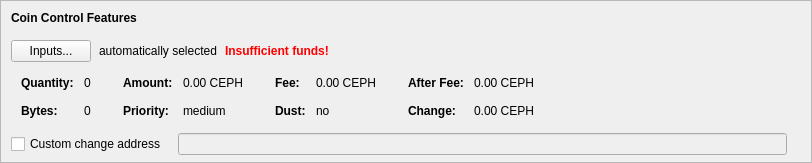
    <widget class="QFrame" name="frameCoinControl">
     <property name="sizePolicy">
      <sizepolicy hsizetype="Expanding" vsizetype="Expanding">
       <horstretch>0</horstretch>
       <verstretch>0</verstretch>
      </sizepolicy>
     </property>
     <property name="maximumSize">
      <size>
       <width>16777215</width>
       <height>16777215</height>
      </size>
     </property>
     <property name="frameShape">
      <enum>QFrame::StyledPanel</enum>
     </property>
     <property name="frameShadow">
      <enum>QFrame::Sunken</enum>
     </property>
     <layout class="QVBoxLayout" name="verticalLayoutCoinControl2">
      <property name="spacing">
       <number>0</number>
      </property>
      <property name="leftMargin">
       <number>0</number>
      </property>
      <property name="topMargin">
       <number>0</number>
      </property>
      <property name="rightMargin">
       <number>0</number>
      </property>
      <property name="bottomMargin">
       <number>6</number>
      </property>
      <item>
       <layout class="QVBoxLayout" name="verticalLayoutCoinControl" stretch="0,0,0,0,1">
        <property name="spacing">
         <number>0</number>
        </property>
        <property name="leftMargin">
         <number>10</number>
        </property>
        <property name="topMargin">
         <number>10</number>
        </property>
        <item>
         <layout class="QHBoxLayout" name="horizontalLayoutCoinControl1">
          <property name="bottomMargin">
           <number>15</number>
          </property>
          <item>
           <widget class="QLabel" name="labelCoinControlFeatures">
            <property name="sizePolicy">
             <sizepolicy hsizetype="Preferred" vsizetype="Maximum">
              <horstretch>0</horstretch>
              <verstretch>0</verstretch>
             </sizepolicy>
            </property>
            <property name="font">
             <font>
              <weight>75</weight>
              <bold>true</bold>
             </font>
            </property>
            <property name="styleSheet">
             <string notr="true">font-weight:bold;</string>
            </property>
            <property name="text">
             <string>Coin Control Features</string>
            </property>
           </widget>
          </item>
         </layout>
        </item>
        <item>
         <layout class="QHBoxLayout" name="horizontalLayoutCoinControl2" stretch="0,0,0,0">
          <property name="spacing">
           <number>8</number>
          </property>
          <property name="bottomMargin">
           <number>10</number>
          </property>
          <item>
           <widget class="QPushButton" name="pushButtonCoinControl">
            <property name="styleSheet">
             <string notr="true"/>
            </property>
            <property name="text">
             <string>Inputs...</string>
            </property>
            <property name="autoDefault">
             <bool>false</bool>
            </property>
           </widget>
          </item>
          <item>
           <widget class="QLabel" name="labelCoinControlAutomaticallySelected">
            <property name="text">
             <string>automatically selected</string>
            </property>
            <property name="margin">
             <number>5</number>
            </property>
           </widget>
          </item>
          <item>
           <widget class="QLabel" name="labelCoinControlInsuffFunds">
            <property name="font">
             <font>
              <weight>75</weight>
              <bold>true</bold>
             </font>
            </property>
            <property name="styleSheet">
             <string notr="true">color:red;font-weight:bold;</string>
            </property>
            <property name="text">
             <string>Insufficient funds!</string>
            </property>
            <property name="margin">
             <number>5</number>
            </property>
           </widget>
          </item>
          <item>
           <spacer name="horizontalSpacerCoinControl">
            <property name="orientation">
             <enum>Qt::Horizontal</enum>
            </property>
            <property name="sizeHint" stdset="0">
             <size>
              <width>40</width>
              <height>1</height>
             </size>
            </property>
           </spacer>
          </item>
         </layout>
        </item>
        <item>
         <widget class="QWidget" name="widgetCoinControl" native="true">
          <property name="sizePolicy">
           <sizepolicy hsizetype="Preferred" vsizetype="Preferred">
            <horstretch>0</horstretch>
            <verstretch>0</verstretch>
           </sizepolicy>
          </property>
          <property name="minimumSize">
           <size>
            <width>0</width>
            <height>0</height>
           </size>
          </property>
          <property name="styleSheet">
           <string notr="true"/>
          </property>
          <layout class="QHBoxLayout" name="horizontalLayoutCoinControl5">
           <property name="leftMargin">
            <number>0</number>
           </property>
           <property name="topMargin">
            <number>0</number>
           </property>
           <property name="rightMargin">
            <number>0</number>
           </property>
           <property name="bottomMargin">
            <number>0</number>
           </property>
           <item>
            <layout class="QHBoxLayout" name="horizontalLayoutCoinControl3" stretch="0,0,0,1">
             <property name="spacing">
              <number>20</number>
             </property>
             <property name="topMargin">
              <number>0</number>
             </property>
             <property name="bottomMargin">
              <number>10</number>
             </property>
             <item>
              <layout class="QFormLayout" name="formLayoutCoinControl1">
               <property name="horizontalSpacing">
                <number>10</number>
               </property>
               <property name="verticalSpacing">
                <number>14</number>
               </property>
               <property name="leftMargin">
                <number>10</number>
               </property>
               <property name="topMargin">
                <number>4</number>
               </property>
               <property name="rightMargin">
                <number>6</number>
               </property>
               <item row="0" column="0">
                <widget class="QLabel" name="labelCoinControlQuantityText">
                 <property name="font">
                  <font>
                   <weight>75</weight>
                   <bold>true</bold>
                  </font>
                 </property>
                 <property name="text">
                  <string>Quantity:</string>
                 </property>
                 <property name="margin">
                  <number>0</number>
                 </property>
                </widget>
               </item>
               <item row="0" column="1">
                <widget class="QLabel" name="labelCoinControlQuantity">
                 <property name="cursor">
                  <cursorShape>IBeamCursor</cursorShape>
                 </property>
                 <property name="contextMenuPolicy">
                  <enum>Qt::ActionsContextMenu</enum>
                 </property>
                 <property name="text">
                  <string notr="true">0</string>
                 </property>
                 <property name="margin">
                  <number>0</number>
                 </property>
                 <property name="textInteractionFlags">
                  <set>Qt::LinksAccessibleByMouse|Qt::TextSelectableByKeyboard|Qt::TextSelectableByMouse</set>
                 </property>
                </widget>
               </item>
               <item row="1" column="0">
                <widget class="QLabel" name="labelCoinControlBytesText">
                 <property name="font">
                  <font>
                   <weight>75</weight>
                   <bold>true</bold>
                  </font>
                 </property>
                 <property name="text">
                  <string>Bytes:</string>
                 </property>
                </widget>
               </item>
               <item row="1" column="1">
                <widget class="QLabel" name="labelCoinControlBytes">
                 <property name="cursor">
                  <cursorShape>IBeamCursor</cursorShape>
                 </property>
                 <property name="contextMenuPolicy">
                  <enum>Qt::ActionsContextMenu</enum>
                 </property>
                 <property name="text">
                  <string notr="true">0</string>
                 </property>
                 <property name="textInteractionFlags">
                  <set>Qt::LinksAccessibleByMouse|Qt::TextSelectableByKeyboard|Qt::TextSelectableByMouse</set>
                 </property>
                </widget>
               </item>
              </layout>
             </item>
             <item>
              <layout class="QFormLayout" name="formLayoutCoinControl2">
               <property name="horizontalSpacing">
                <number>10</number>
               </property>
               <property name="verticalSpacing">
                <number>14</number>
               </property>
               <property name="leftMargin">
                <number>6</number>
               </property>
               <property name="topMargin">
                <number>4</number>
               </property>
               <property name="rightMargin">
                <number>6</number>
               </property>
               <item row="0" column="0">
                <widget class="QLabel" name="labelCoinControlAmountText">
                 <property name="font">
                  <font>
                   <weight>75</weight>
                   <bold>true</bold>
                  </font>
                 </property>
                 <property name="text">
                  <string>Amount:</string>
                 </property>
                 <property name="margin">
                  <number>0</number>
                 </property>
                </widget>
               </item>
               <item row="0" column="1">
                <widget class="QLabel" name="labelCoinControlAmount">
                 <property name="cursor">
                  <cursorShape>IBeamCursor</cursorShape>
                 </property>
                 <property name="contextMenuPolicy">
                  <enum>Qt::ActionsContextMenu</enum>
                 </property>
                 <property name="text">
                  <string notr="true">0.00 CEPH</string>
                 </property>
                 <property name="textInteractionFlags">
                  <set>Qt::LinksAccessibleByMouse|Qt::TextSelectableByKeyboard|Qt::TextSelectableByMouse</set>
                 </property>
                </widget>
               </item>
               <item row="1" column="0">
                <widget class="QLabel" name="labelCoinControlPriorityText">
                 <property name="font">
                  <font>
                   <weight>75</weight>
                   <bold>true</bold>
                  </font>
                 </property>
                 <property name="text">
                  <string>Priority:</string>
                 </property>
                </widget>
               </item>
               <item row="1" column="1">
                <widget class="QLabel" name="labelCoinControlPriority">
                 <property name="cursor">
                  <cursorShape>IBeamCursor</cursorShape>
                 </property>
                 <property name="contextMenuPolicy">
                  <enum>Qt::ActionsContextMenu</enum>
                 </property>
                 <property name="text">
                  <string>medium</string>
                 </property>
                 <property name="textInteractionFlags">
                  <set>Qt::LinksAccessibleByMouse|Qt::TextSelectableByKeyboard|Qt::TextSelectableByMouse</set>
                 </property>
                </widget>
               </item>
              </layout>
             </item>
             <item>
              <layout class="QFormLayout" name="formLayoutCoinControl3">
               <property name="horizontalSpacing">
                <number>10</number>
               </property>
               <property name="verticalSpacing">
                <number>14</number>
               </property>
               <property name="leftMargin">
                <number>6</number>
               </property>
               <property name="topMargin">
                <number>4</number>
               </property>
               <property name="rightMargin">
                <number>6</number>
               </property>
               <item row="0" column="0">
                <widget class="QLabel" name="labelCoinControlFeeText">
                 <property name="font">
                  <font>
                   <weight>75</weight>
                   <bold>true</bold>
                  </font>
                 </property>
                 <property name="text">
                  <string>Fee:</string>
                 </property>
                 <property name="margin">
                  <number>0</number>
                 </property>
                </widget>
               </item>
               <item row="0" column="1">
                <widget class="QLabel" name="labelCoinControlFee">
                 <property name="cursor">
                  <cursorShape>IBeamCursor</cursorShape>
                 </property>
                 <property name="contextMenuPolicy">
                  <enum>Qt::ActionsContextMenu</enum>
                 </property>
                 <property name="text">
                  <string notr="true">0.00 CEPH</string>
                 </property>
                 <property name="textInteractionFlags">
                  <set>Qt::LinksAccessibleByMouse|Qt::TextSelectableByKeyboard|Qt::TextSelectableByMouse</set>
                 </property>
                </widget>
               </item>
               <item row="1" column="0">
                <widget class="QLabel" name="labelCoinControlLowOutputText">
                 <property name="font">
                  <font>
                   <weight>75</weight>
                   <bold>true</bold>
                  </font>
                 </property>
                 <property name="text">
                  <string>Dust:</string>
                 </property>
                </widget>
               </item>
               <item row="1" column="1">
                <widget class="QLabel" name="labelCoinControlLowOutput">
                 <property name="cursor">
                  <cursorShape>IBeamCursor</cursorShape>
                 </property>
                 <property name="contextMenuPolicy">
                  <enum>Qt::ActionsContextMenu</enum>
                 </property>
                 <property name="text">
                  <string>no</string>
                 </property>
                 <property name="textInteractionFlags">
                  <set>Qt::LinksAccessibleByMouse|Qt::TextSelectableByKeyboard|Qt::TextSelectableByMouse</set>
                 </property>
                </widget>
               </item>
              </layout>
             </item>
             <item>
              <layout class="QFormLayout" name="formLayoutCoinControl4">
               <property name="horizontalSpacing">
                <number>10</number>
               </property>
               <property name="verticalSpacing">
                <number>14</number>
               </property>
               <property name="leftMargin">
                <number>6</number>
               </property>
               <property name="topMargin">
                <number>4</number>
               </property>
               <property name="rightMargin">
                <number>6</number>
               </property>
               <item row="0" column="0">
                <widget class="QLabel" name="labelCoinControlAfterFeeText">
                 <property name="font">
                  <font>
                   <weight>75</weight>
                   <bold>true</bold>
                  </font>
                 </property>
                 <property name="text">
                  <string>After Fee:</string>
                 </property>
                 <property name="margin">
                  <number>0</number>
                 </property>
                </widget>
               </item>
               <item row="0" column="1">
                <widget class="QLabel" name="labelCoinControlAfterFee">
                 <property name="cursor">
                  <cursorShape>IBeamCursor</cursorShape>
                 </property>
                 <property name="contextMenuPolicy">
                  <enum>Qt::ActionsContextMenu</enum>
                 </property>
                 <property name="text">
                  <string notr="true">0.00 CEPH</string>
                 </property>
                 <property name="textInteractionFlags">
                  <set>Qt::LinksAccessibleByMouse|Qt::TextSelectableByKeyboard|Qt::TextSelectableByMouse</set>
                 </property>
                </widget>
               </item>
               <item row="1" column="0">
                <widget class="QLabel" name="labelCoinControlChangeText">
                 <property name="font">
                  <font>
                   <weight>75</weight>
                   <bold>true</bold>
                  </font>
                 </property>
                 <property name="text">
                  <string>Change:</string>
                 </property>
                </widget>
               </item>
               <item row="1" column="1">
                <widget class="QLabel" name="labelCoinControlChange">
                 <property name="cursor">
                  <cursorShape>IBeamCursor</cursorShape>
                 </property>
                 <property name="contextMenuPolicy">
                  <enum>Qt::ActionsContextMenu</enum>
                 </property>
                 <property name="text">
                  <string notr="true">0.00 CEPH</string>
                 </property>
                 <property name="textInteractionFlags">
                  <set>Qt::LinksAccessibleByMouse|Qt::TextSelectableByKeyboard|Qt::TextSelectableByMouse</set>
                 </property>
                </widget>
               </item>
              </layout>
             </item>
            </layout>
           </item>
          </layout>
         </widget>
        </item>
        <item>
         <layout class="QHBoxLayout" name="horizontalLayoutCoinControl4" stretch="0,0,0">
          <property name="spacing">
           <number>12</number>
          </property>
          <property name="sizeConstraint">
           <enum>QLayout::SetDefaultConstraint</enum>
          </property>
          <property name="topMargin">
           <number>5</number>
          </property>
          <property name="rightMargin">
           <number>5</number>
          </property>
          <item>
           <widget class="QCheckBox" name="checkBoxCoinControlChange">
            <property name="toolTip">
             <string>If this is activated, but the change address is empty or invalid, change will be sent to a newly generated address.</string>
            </property>
            <property name="text">
             <string>Custom change address</string>
            </property>
           </widget>
          </item>
          <item>
           <widget class="QValidatedLineEdit" name="lineEditCoinControlChange">
            <property name="enabled">
             <bool>false</bool>
            </property>
            <property name="sizePolicy">
             <sizepolicy hsizetype="Expanding" vsizetype="Fixed">
              <horstretch>0</horstretch>
              <verstretch>0</verstretch>
             </sizepolicy>
            </property>
           </widget>
          </item>
          <item>
           <widget class="QLabel" name="labelCoinControlChangeLabel">
            <property name="sizePolicy">
             <sizepolicy hsizetype="Preferred" vsizetype="Expanding">
              <horstretch>0</horstretch>
              <verstretch>0</verstretch>
             </sizepolicy>
            </property>
            <property name="minimumSize">
             <size>
              <width>0</width>
              <height>0</height>
             </size>
            </property>
            <property name="text">
             <string/>
            </property>
            <property name="margin">
             <number>3</number>
            </property>
           </widget>
          </item>
         </layout>
        </item>
        <item>
         <spacer name="verticalSpacerCoinControl">
          <property name="orientation">
           <enum>Qt::Vertical</enum>
          </property>
          <property name="sizeHint" stdset="0">
           <size>
            <width>800</width>
            <height>1</height>
           </size>
          </property>
         </spacer>
        </item>
       </layout>
      </item>
     </layout>
    </widget>
